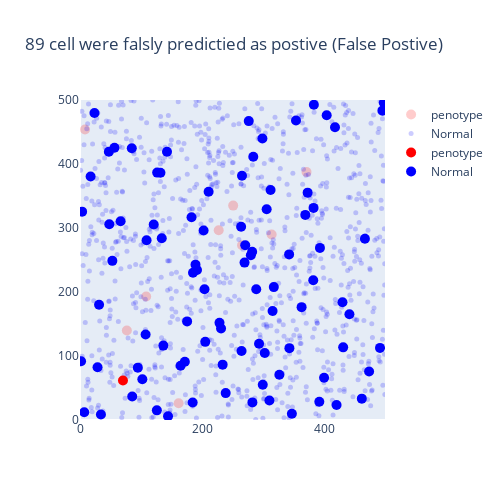

The notebook cell saved with this chart:
### Code cell
import plotly.graph_objects as go
pheno_FN = go.Scatter(x = df.loc[df['FN']==1,'x'],
                          y = df.loc[df['FN']==1,'y'],
                            mode = 'markers',
                            name = 'penotype',
                            marker = {'color':'red','size':10})
pheno_FP = go.Scatter(x = df.loc[df['FP']==1,'x'],
                          y = df.loc[df['FP']==1,'y'],
                            mode = 'markers',
                            name = 'Normal',
                            marker = {'color':'blue','size':10})

pheno_actual = go.Scatter(x = df.loc[df['class']=='pheno','x'],
                          y = df.loc[df['class']=='pheno','y'],
                            mode = 'markers',
                            name = 'penotype',
                            marker = {'color':'red','size':10,'opacity':0.2})
normal_actual = go.Scatter(x = df.loc[df['class']=='normal','x'],
                    y = df.loc[df['class']=='normal','y'],
                    mode = 'markers',
                    name = 'Normal',
                    marker = {'color':'blue','size':5,'opacity':0.2})
                                  
data = [pheno_actual,normal_actual,pheno_FN,pheno_FP]
layout = go.Layout(title = '89 cell were falsly predictied as postive (False Postive)',
                   showlegend= True,
                  xaxis={'showgrid':False,'range':[0,500]},
                   yaxis={'showgrid':False,'range':[0,500]},
                   height=500,
                   width = 500
                  )
fig = go.Figure(data = data,layout = layout)
fig.show()

### Figure 1 — Plotly figure (JSON) as saved in the notebook; plotly's stock layout.template omitted (floating-point values rounded to 4 significant figures; data arrays with more than 128 entries replaced by an {"elided": "..."} marker saying what was removed)
{"data": [{"marker": {"color": "red", "opacity": 0.2, "size": 10}, "mode": "markers", "name": "penotype", "type": "scatter", "x": [371.4, 108.5, 251.1, 76.8, 8.211, 265.6, 161.7, 314.1, 227.4], "y": [387.5, 192.9, 335.0, 139.9, 453.8, 273.1, 26.27, 289.9, 296.4]}, {"marker": {"color": "blue", "opacity": 0.2, "size": 5}, "mode": "markers", "name": "Normal", "type": "scatter", "x": {"elided": "991 float values"}, "y": {"elided": "991 float values"}}, {"marker": {"color": "red", "size": 10}, "mode": "markers", "name": "penotype", "type": "scatter", "x": [70.43], "y": [61.64]}, {"marker": {"color": "blue", "size": 10}, "mode": "markers", "name": "Normal", "type": "scatter", "x": [210.9, 393.3, 31.25, 102.2, 299.6, 282.6, 430.3, 441.7, 326.8, 342.8, 142.6, 363.3, 120.8, 284.1, 312.4, 495.7, 306.0, 171.9, 136.6, 238.8, 369.3, 189.3, 467.1, 205.3, 1.763, 400.1, 191.8, 109.1, 264.1, 231.2, 347.4, 233.8, 431.4, 269.8, 276.7, 420.6, 382.9, 302.9, 34.32, 53.03, 293.5, 126.5, 382.4, 310.5, 280.1, 131.9, 282.2, 373.2, 204.1, 6.967, 184.7, 47.3, 126.0, 264.8, 354.1, 182.8, 85.61, 491.8, 94.8, 288.9, 418.0, 315.7, 164.9, 23.73, 107.5, 175.6, 3.448, 299.0, 134.0, 317.7, 202.6, 392.3, 48.01, 343.3, 228.7, 473.9, 462.0, 383.4, 404.4, 17.41, 56.49, 270.9, 144.3, 84.9, 498.0, 66.59, 28.76, 265.6, 185.2], "y": [356.6, 268.9, 180.1, 63.63, 55.18, 27.54, 183.9, 165.3, 70.81, 258.8, 419.2, 176.3, 305.5, 411.4, 359.4, 483.3, 329.3, 90.95, 116.2, 42.03, 320.5, 242.7, 283.3, 122.1, 91.79, 65.98, 234.3, 280.8, 301.9, 142.9, 9.744, 86.49, 113.5, 245.9, 467.0, 23.38, 331.4, 104.8, 8.648, 248.7, 119.1, 386.6, 218.4, 30.6, 257.4, 386.4, 263.0, 355.3, 204.3, 12.19, 27.22, 419.0, 15.07, 107.8, 468.0, 316.8, 36.77, 112.6, 81.82, 204.3, 457.4, 170.4, 84.81, 479.8, 133.7, 154.1, 325.6, 439.9, 284.1, 207.6, 296.1, 28.44, 305.8, 112.3, 151.8, 75.73, 33.37, 492.6, 476.1, 380.4, 425.3, 273.1, 5.812, 424.5, 495.7, 310.4, 82.53, 381.8, 230.0]}], "layout": {"height": 500, "showlegend": true, "title": {"text": "89 cell were falsly predictied as postive (False Postive)"}, "width": 500, "xaxis": {"range": [0, 500], "showgrid": false}, "yaxis": {"range": [0, 500], "showgrid": false}}}
